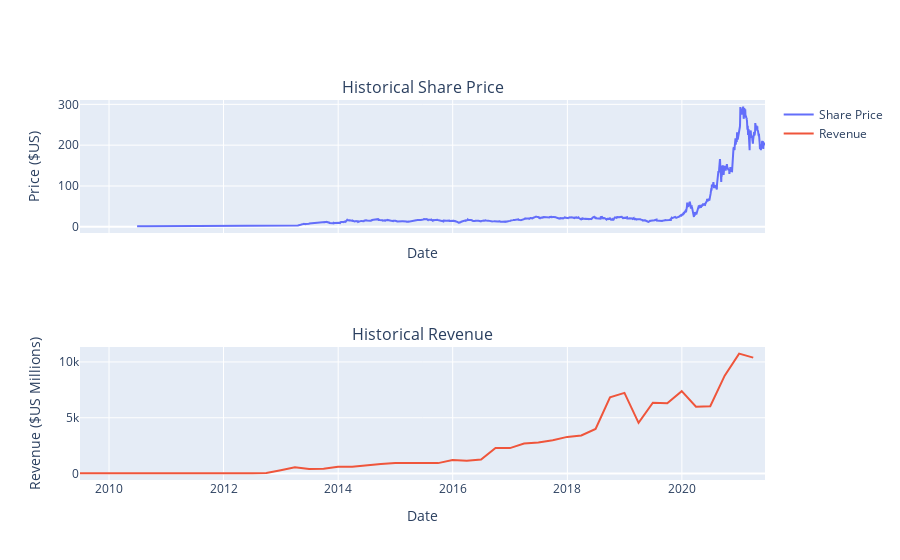

Notebook code cell kept with this figure:
### Code cell
make_graph(tesla_data,tesla_revenue,'Tesla')

### Figure 1 — Plotly figure (JSON) as saved in the notebook; plotly's stock layout.template omitted (floating-point values rounded to 4 significant figures; data arrays with more than 128 entries replaced by an {"elided": "..."} marker saying what was removed)
{"data": [{"name": "Share Price", "type": "scatter", "x": {"elided": "2759 str values"}, "xaxis": "x", "y": {"elided": "2759 float values"}, "yaxis": "y"}, {"name": "Revenue", "type": "scatter", "x": ["2021-03-31T00:00:00", "2020-12-31T00:00:00", "2020-09-30T00:00:00", "2020-06-30T00:00:00", "2020-03-31T00:00:00", "2019-12-31T00:00:00", "2019-09-30T00:00:00", "2019-06-30T00:00:00", "2019-03-31T00:00:00", "2018-12-31T00:00:00", "2018-09-30T00:00:00", "2018-06-30T00:00:00", "2018-03-31T00:00:00", "2017-12-31T00:00:00", "2017-09-30T00:00:00", "2017-06-30T00:00:00", "2017-03-31T00:00:00", "2016-12-31T00:00:00", "2016-09-30T00:00:00", "2016-06-30T00:00:00", "2016-03-31T00:00:00", "2015-12-31T00:00:00", "2015-09-30T00:00:00", "2015-06-30T00:00:00", "2015-03-31T00:00:00", "2014-12-31T00:00:00", "2014-09-30T00:00:00", "2014-06-30T00:00:00", "2014-03-31T00:00:00", "2013-12-31T00:00:00", "2013-09-30T00:00:00", "2013-06-30T00:00:00", "2013-03-31T00:00:00", "2012-12-31T00:00:00", "2012-09-30T00:00:00", "2012-06-30T00:00:00", "2012-03-31T00:00:00", "2011-12-31T00:00:00", "2011-09-30T00:00:00", "2011-06-30T00:00:00", "2011-03-31T00:00:00", "2010-12-31T00:00:00", "2010-09-30T00:00:00", "2010-06-30T00:00:00", "2010-03-31T00:00:00", "2009-09-30T00:00:00", "2009-06-30T00:00:00"], "xaxis": "x2", "y": [10389, 10744, 8771, 6036, 5985, 7384, 6303, 6350, 4541, 7226, 6824, 4002, 3409, 3288, 2985, 2790, 2696, 2285, 2298, 1270, 1147, 1214, 937, 955, 940, 957, 852, 769, 621, 615, 431, 405, 562, 306, 50, 27, 30, 39, 58, 58, 49, 36, 31, 28, 21, 46, 27], "yaxis": "y2"}], "layout": {"annotations": [{"font": {"size": 16}, "showarrow": false, "text": "Historical Share Price", "x": 0.5, "xanchor": "center", "xref": "paper", "y": 1.0, "yanchor": "bottom", "yref": "paper"}, {"font": {"size": 16}, "showarrow": false, "text": "Historical Revenue", "x": 0.5, "xanchor": "center", "xref": "paper", "y": 0.35, "yanchor": "bottom", "yref": "paper"}], "xaxis": {"anchor": "y", "domain": [0, 1], "matches": "x2", "showticklabels": false, "title": {"text": "Date"}}, "xaxis2": {"anchor": "y2", "domain": [0, 1], "title": {"text": "Date"}}, "yaxis": {"anchor": "x", "domain": [0.65, 1.0], "title": {"text": "Price ($US)"}}, "yaxis2": {"anchor": "x2", "domain": [0, 0.35], "title": {"text": "Revenue ($US Millions)"}}}}
